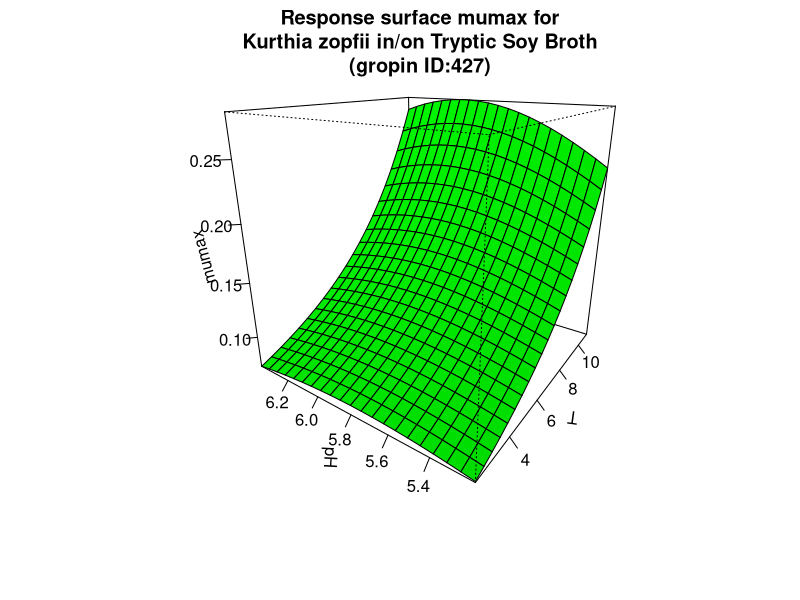

The R source for this figure:
#############################
# start of Parameter script
#############################
T <- seq(2.002,10.989010989011,length.out=21)
pH <- seq(5.2052,6.39360639360639,length.out=21)
#############################
# end of Parameter script
#############################
############################# 
# start of Model script Gropin ID 427 
#############################
 
# constant coefficients for this model
 
variables <- data.frame(T,pH)
argumentsPar <- expand.grid(variables)
 
# heart of the model
response_surface <- function(T,pH) {
   mumax <-exp(-12.65+0.004234*(T^2)-0.3024*(pH^2)+0.01535*T*pH-0.004356*T+3.467*pH)

return(mumax=mumax)
} 

# output parameters
responseSurface <- cbind(argumentsPar,response_surface(argumentsPar['T'],argumentsPar['pH']))
colnames(responseSurface) <- c(colnames(argumentsPar),'mumax')
#############################
# End of Model script
#############################
############################# 
# start of Visualisation script Gropin ID 427 
#############################
persp(T,pH,matrix(unlist(responseSurface$'mumax'),nrow=21),col = 'green',xlab='T',ylab='pH',zlab='mumax',main='Response surface mumax for
Kurthia zopfii in/on Tryptic Soy Broth
(gropin ID:427)',theta=305,phi=20,shade=0.25,ticktype = 'detailed')
#############################
# End of Visualisation script
#############################
